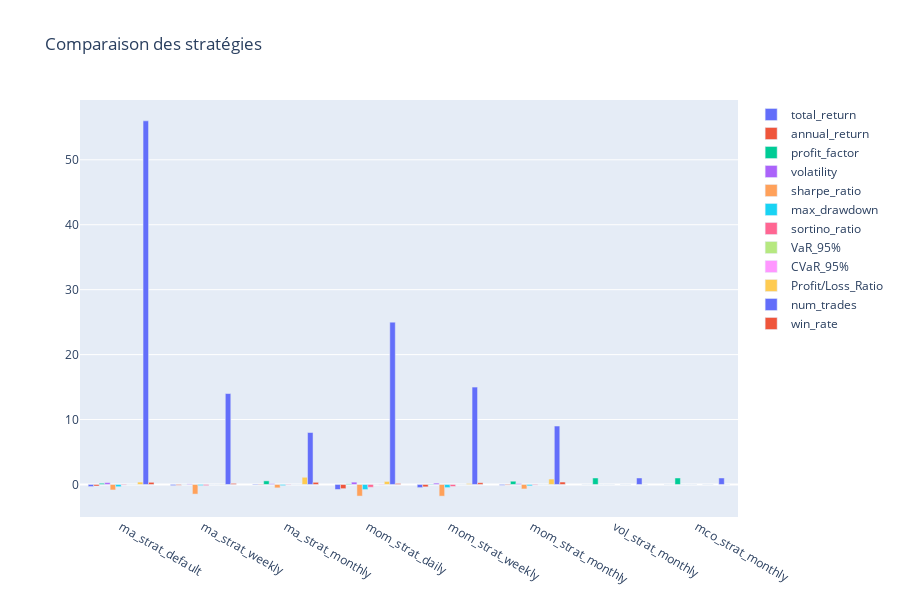

Write notebook code for a chart like this one.
### Code cell
# Compare all strategies
manager.compare_strategies(backend=backend)

plt.show()

### Figure 1 — Plotly figure (JSON) as saved in the notebook; plotly's stock layout.template omitted (floating-point values rounded to 4 significant figures)
{"data": [{"name": "total_return", "type": "bar", "x": ["ma_strat_default", "ma_strat_weekly", "ma_strat_monthly", "mom_strat_daily", "mom_strat_weekly", "mom_strat_monthly", "vol_strat_monthly", "mco_strat_monthly"], "y": [-0.3256, -0.1686, -0.08704, -0.7755, -0.4849, -0.1268, 0, 0]}, {"name": "annual_return", "type": "bar", "x": ["ma_strat_default", "ma_strat_weekly", "ma_strat_monthly", "mom_strat_daily", "mom_strat_weekly", "mom_strat_monthly", "vol_strat_monthly", "mco_strat_monthly"], "y": [-0.2387, -0.1197, -0.06094, -0.6445, -0.3674, -0.08935, 0, 0]}, {"name": "profit_factor", "type": "bar", "x": ["ma_strat_default", "ma_strat_weekly", "ma_strat_monthly", "mom_strat_daily", "mom_strat_weekly", "mom_strat_monthly", "vol_strat_monthly", "mco_strat_monthly"], "y": [0.183, 0.008361, 0.5535, 0.0887, 0.05389, 0.4992, 1, 1]}, {"name": "volatility", "type": "bar", "x": ["ma_strat_default", "ma_strat_weekly", "ma_strat_monthly", "mom_strat_daily", "mom_strat_weekly", "mom_strat_monthly", "vol_strat_monthly", "mco_strat_monthly"], "y": [0.2828, 0.08066, 0.1164, 0.3599, 0.2042, 0.1295, 0, 0]}, {"name": "sharpe_ratio", "type": "bar", "x": ["ma_strat_default", "ma_strat_weekly", "ma_strat_monthly", "mom_strat_daily", "mom_strat_weekly", "mom_strat_monthly", "vol_strat_monthly", "mco_strat_monthly"], "y": [-0.844, -1.484, -0.5233, -1.791, -1.8, -0.6902, 0, 0]}, {"name": "max_drawdown", "type": "bar", "x": ["ma_strat_default", "ma_strat_weekly", "ma_strat_monthly", "mom_strat_daily", "mom_strat_weekly", "mom_strat_monthly", "vol_strat_monthly", "mco_strat_monthly"], "y": [-0.3454, -0.1686, -0.1721, -0.7881, -0.4849, -0.2081, 0, 0]}, {"name": "sortino_ratio", "type": "bar", "x": ["ma_strat_default", "ma_strat_weekly", "ma_strat_monthly", "mom_strat_daily", "mom_strat_weekly", "mom_strat_monthly", "vol_strat_monthly", "mco_strat_monthly"], "y": [-0.08958, -0.1731, -0.06374, -0.4328, -0.3116, -0.09214, null, null]}, {"name": "VaR_95%", "type": "bar", "x": ["ma_strat_default", "ma_strat_weekly", "ma_strat_monthly", "mom_strat_daily", "mom_strat_weekly", "mom_strat_monthly", "vol_strat_monthly", "mco_strat_monthly"], "y": [0, 0, 0, -0.01161, 0, 0, 0, 0]}, {"name": "CVaR_95%", "type": "bar", "x": ["ma_strat_default", "ma_strat_weekly", "ma_strat_monthly", "mom_strat_daily", "mom_strat_weekly", "mom_strat_monthly", "vol_strat_monthly", "mco_strat_monthly"], "y": [-0.001081, -0.0004978, -0.0004987, -0.07977, -0.001846, -0.000678, 0, 0]}, {"name": "Profit/Loss_Ratio", "type": "bar", "x": ["ma_strat_default", "ma_strat_weekly", "ma_strat_monthly", "mom_strat_daily", "mom_strat_weekly", "mom_strat_monthly", "vol_strat_monthly", "mco_strat_monthly"], "y": [0.366, 0.0418, 1.107, 0.4657, 0.1482, 0.8321, null, null]}, {"name": "num_trades", "type": "bar", "x": ["ma_strat_default", "ma_strat_weekly", "ma_strat_monthly", "mom_strat_daily", "mom_strat_weekly", "mom_strat_monthly", "vol_strat_monthly", "mco_strat_monthly"], "y": [56, 14, 8, 25, 15, 9, 1, 1]}, {"name": "win_rate", "type": "bar", "x": ["ma_strat_default", "ma_strat_weekly", "ma_strat_monthly", "mom_strat_daily", "mom_strat_weekly", "mom_strat_monthly", "vol_strat_monthly", "mco_strat_monthly"], "y": [0.3333, 0.1667, 0.3333, 0.16, 0.2667, 0.375, 0, 0]}], "layout": {"barmode": "group", "height": 600, "title": {"text": "Comparaison des stratégies"}}}
